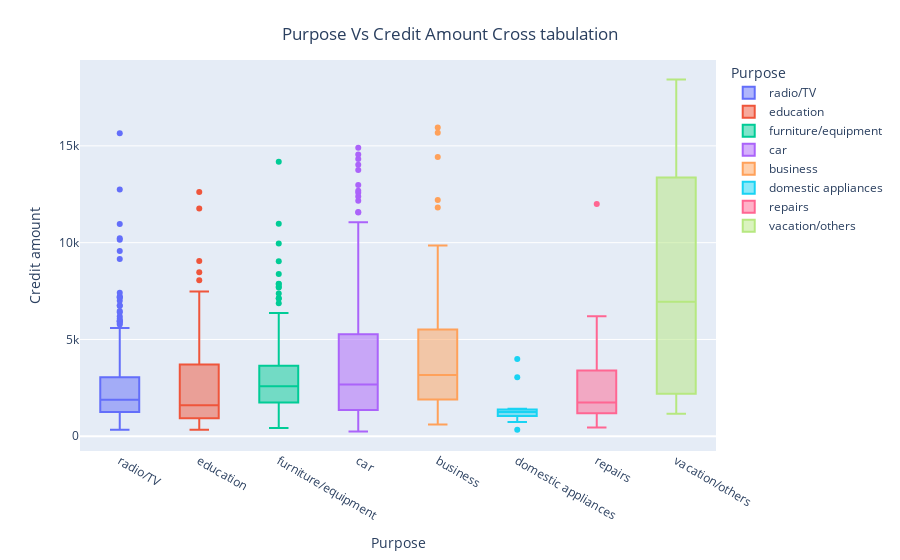

Notebook code for this chart:
### Code cell
# Purpose Vs Credit Amount Cross tabulation

SC =credit.loc[:,['Purpose','Credit amount']]
fig = px.box(SC, x="Purpose", y="Credit amount", color="Purpose")
fig.update_traces(quartilemethod="exclusive") # or "inclusive", or "linear" by default
fig.update_layout(
    title={
          'text':"Purpose Vs Credit Amount Cross tabulation",
        'y':.95,
        'x':.5,
        'xanchor': 'center',
        'yanchor': 'top'
    },
    xaxis_title="Purpose",
    yaxis_title="Credit amount",
   
)
fig.show()

### Figure 1 — Plotly figure (JSON) as saved in the notebook; plotly's stock layout.template omitted (floating-point values rounded to 4 significant figures; data arrays with more than 128 entries replaced by an {"elided": "..."} marker saying what was removed)
{"data": [{"alignmentgroup": "True", "hovertemplate": "Purpose=%{x}<br>Credit amount=%{y}<extra></extra>", "legendgroup": "radio/TV", "marker": {"color": "#636efa"}, "name": "radio/TV", "notched": false, "offsetgroup": "radio/TV", "orientation": "v", "quartilemethod": "exclusive", "showlegend": true, "type": "box", "x": {"elided": "280 str values"}, "x0": " ", "xaxis": "x", "y": {"elided": "280 int values"}, "y0": " ", "yaxis": "y"}, {"alignmentgroup": "True", "hovertemplate": "Purpose=%{x}<br>Credit amount=%{y}<extra></extra>", "legendgroup": "education", "marker": {"color": "#EF553B"}, "name": "education", "notched": false, "offsetgroup": "education", "orientation": "v", "quartilemethod": "exclusive", "showlegend": true, "type": "box", "x": ["education", "education", "education", "education", "education", "education", "education", "education", "education", "education", "education", "education", "education", "education", "education", "education", "education", "education", "education", "education", "education", "education", "education", "education", "education", "education", "education", "education", "education", "education", "education", "education", "education", "education", "education", "education", "education", "education", "education", "education", "education", "education", "education", "education", "education", "education", "education", "education", "education", "education", "education", "education", "education", "education", "education", "education", "education", "education", "education"], "x0": " ", "xaxis": "x", "y": [2096, 9055, 6110, 1819, 1977, 12612, 2012, 392, 6887, 339, 3414, 1501, 936, 902, 932, 1200, 3447, 2748, 701, 1864, 5743, 1136, 727, 1239, 11760, 8471, 719, 1244, 754, 448, 1238, 1532, 2273, 2319, 1199, 1927, 937, 1837, 3832, 1393, 750, 4623, 684, 7476, 1047, 1538, 1905, 1198, 433, 8065, 1410, 6224, 5998, 1597, 894, 795, 3711, 6288, 3565], "y0": " ", "yaxis": "y"}, {"alignmentgroup": "True", "hovertemplate": "Purpose=%{x}<br>Credit amount=%{y}<extra></extra>", "legendgroup": "furniture/equipment", "marker": {"color": "#00cc96"}, "name": "furniture/equipment", "notched": false, "offsetgroup": "furniture/equipment", "orientation": "v", "quartilemethod": "exclusive", "showlegend": true, "type": "box", "x": {"elided": "181 str values"}, "x0": " ", "xaxis": "x", "y": {"elided": "181 int values"}, "y0": " ", "yaxis": "y"}, {"alignmentgroup": "True", "hovertemplate": "Purpose=%{x}<br>Credit amount=%{y}<extra></extra>", "legendgroup": "car", "marker": {"color": "#ab63fa"}, "name": "car", "notched": false, "offsetgroup": "car", "orientation": "v", "quartilemethod": "exclusive", "showlegend": true, "type": "box", "x": {"elided": "337 str values"}, "x0": " ", "xaxis": "x", "y": {"elided": "337 int values"}, "y0": " ", "yaxis": "y"}, {"alignmentgroup": "True", "hovertemplate": "Purpose=%{x}<br>Credit amount=%{y}<extra></extra>", "legendgroup": "business", "marker": {"color": "#FFA15A"}, "name": "business", "notched": false, "offsetgroup": "business", "orientation": "v", "quartilemethod": "exclusive", "showlegend": true, "type": "box", "x": ["business", "business", "business", "business", "business", "business", "business", "business", "business", "business", "business", "business", "business", "business", "business", "business", "business", "business", "business", "business", "business", "business", "business", "business", "business", "business", "business", "business", "business", "business", "business", "business", "business", "business", "business", "business", "business", "business", "business", "business", "business", "business", "business", "business", "business", "business", "business", "business", "business", "business", "business", "business", "business", "business", "business", "business", "business", "business", "business", "business", "business", "business", "business", "business", "business", "business", "business", "business", "business", "business", "business", "business", "business", "business", "business", "business", "business", "business", "business", "business", "business", "business", "business", "business", "business", "business", "business", "business", "business", "business", "business", "business", "business", "business", "business", "business", "business"], "x0": " ", "xaxis": "x", "y": [4308, 8072, 6836, 1913, 1264, 1391, 1953, 14421, 5954, 1568, 1412, 15945, 2622, 1410, 1449, 3566, 6967, 1935, 9572, 4455, 4591, 3844, 3915, 5117, 6568, 5293, 1908, 3104, 2978, 2767, 1185, 1258, 6304, 1076, 7629, 4439, 1743, 1542, 7685, 4272, 2326, 1449, 1887, 8648, 2292, 3448, 609, 1950, 2764, 1037, 8318, 2687, 4712, 806, 1572, 4241, 3863, 4526, 12204, 3652, 3914, 7980, 4221, 3609, 4139, 5742, 2580, 9857, 2503, 2528, 6416, 1275, 4280, 1797, 841, 1941, 1188, 907, 4165, 6681, 2375, 11816, 1559, 2169, 7409, 1382, 2825, 15672, 2442, 2142, 3161, 3590, 2145, 7297, 2427, 4844, 6289], "y0": " ", "yaxis": "y"}, {"alignmentgroup": "True", "hovertemplate": "Purpose=%{x}<br>Credit amount=%{y}<extra></extra>", "legendgroup": "domestic appliances", "marker": {"color": "#19d3f3"}, "name": "domestic appliances", "notched": false, "offsetgroup": "domestic appliances", "orientation": "v", "quartilemethod": "exclusive", "showlegend": true, "type": "box", "x": ["domestic appliances", "domestic appliances", "domestic appliances", "domestic appliances", "domestic appliances", "domestic appliances", "domestic appliances", "domestic appliances", "domestic appliances", "domestic appliances", "domestic appliances", "domestic appliances"], "x0": " ", "xaxis": "x", "y": [1225, 1262, 1424, 1275, 1236, 343, 1217, 741, 3990, 3051, 1338, 874], "y0": " ", "yaxis": "y"}, {"alignmentgroup": "True", "hovertemplate": "Purpose=%{x}<br>Credit amount=%{y}<extra></extra>", "legendgroup": "repairs", "marker": {"color": "#FF6692"}, "name": "repairs", "notched": false, "offsetgroup": "repairs", "orientation": "v", "quartilemethod": "exclusive", "showlegend": true, "type": "box", "x": ["repairs", "repairs", "repairs", "repairs", "repairs", "repairs", "repairs", "repairs", "repairs", "repairs", "repairs", "repairs", "repairs", "repairs", "repairs", "repairs", "repairs", "repairs", "repairs", "repairs", "repairs", "repairs"], "x0": " ", "xaxis": "x", "y": [6204, 5190, 1108, 639, 1288, 2613, 11998, 1190, 2058, 660, 3394, 1512, 5507, 996, 2384, 1308, 2631, 1555, 3872, 1943, 454, 1514], "y0": " ", "yaxis": "y"}, {"alignmentgroup": "True", "hovertemplate": "Purpose=%{x}<br>Credit amount=%{y}<extra></extra>", "legendgroup": "vacation/others", "marker": {"color": "#B6E880"}, "name": "vacation/others", "notched": false, "offsetgroup": "vacation/others", "orientation": "v", "quartilemethod": "exclusive", "showlegend": true, "type": "box", "x": ["vacation/others", "vacation/others", "vacation/others", "vacation/others", "vacation/others", "vacation/others", "vacation/others", "vacation/others", "vacation/others", "vacation/others", "vacation/others", "vacation/others"], "x0": " ", "xaxis": "x", "y": [1164, 1755, 11938, 7582, 5381, 14782, 11328, 2629, 1358, 6314, 15857, 18424], "y0": " ", "yaxis": "y"}], "layout": {"boxmode": "overlay", "legend": {"title": {"text": "Purpose"}, "tracegroupgap": 0}, "margin": {"t": 60}, "title": {"text": "Purpose Vs Credit Amount Cross tabulation", "x": 0.5, "xanchor": "center", "y": 0.95, "yanchor": "top"}, "xaxis": {"anchor": "y", "categoryarray": ["radio/TV", "education", "furniture/equipment", "car", "business", "domestic appliances", "repairs", "vacation/others"], "categoryorder": "array", "domain": [0, 1], "title": {"text": "Purpose"}}, "yaxis": {"anchor": "x", "domain": [0, 1], "title": {"text": "Credit amount"}}}}
